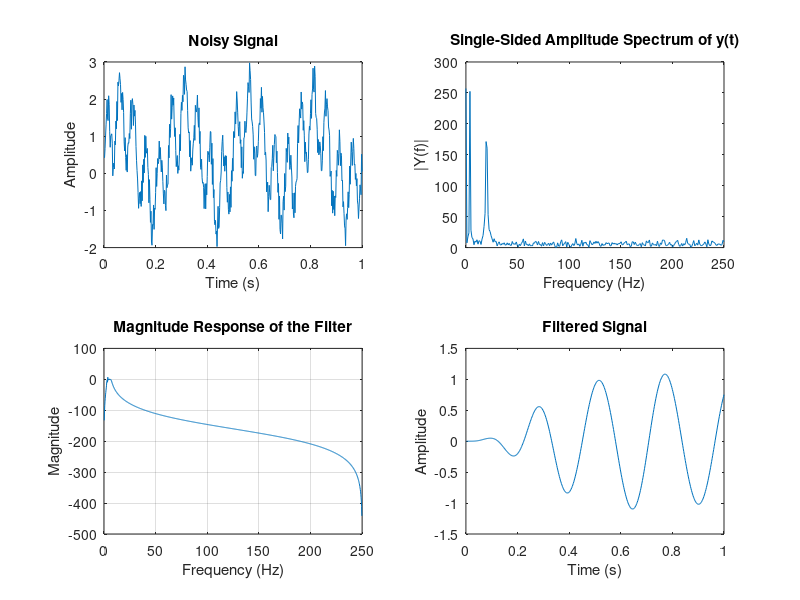

Here is the MATLAB script that generated this plot:
% This file removes noise from the signal using filter
% 
% Created By: JCBRO Labs
% Date: 28/02/2018
% website: www.jcbrolabs.org
% mail: jcbrolabs@gmail.com
close all; clear all;
% 
%% simulate noisy signal
Fs = 500;
f = 20;
n = [1/Fs:1/Fs:1];
x = sin(2*pi*f*n) + sin(2*pi*f*n/5);
% add noise to the signal
y = x + rand(1,length(x));
% plot the noisy signal
subplot(2,2,1); plot(n,y);
title('Noisy Signal');
xlabel('Time (s)');
ylabel('Amplitude');

%% Spectral analysis of the signal
L = length(y);
NFFT = 2^nextpow2(L);
y_fft = abs(fft(y,NFFT));
% creating frequency axis
freq = Fs/2*linspace(0,1,NFFT/2+1);
% Plot single-sided amplitude spectrum.
subplot(2,2,2);
plot(freq,y_fft(1:NFFT/2+1)); 
title('Single-Sided Amplitude Spectrum of y(t)');
xlabel('Frequency (Hz)');
ylabel('|Y(f)|');

%% Design Filter and apply on the sequence
o = 5;
wn = [3 7]*2/Fs;
[b,a] = butter(o,wn,'bandpass');
% see frequency response of the filter
[h,w] = freqz(b,a,1024,Fs);
subplot(2,2,3);
plot(w,20*log10(abs(h)));
title('Magnitude Response of the Filter');
xlabel('Frequency (Hz)');
ylabel('Magnitude');grid on;

% Filter the signal
y_filt = filter(b,a,y);
subplot(2,2,4);
plot(n,y_filt);
title('Filtered Signal');
xlabel('Time (s)');
ylabel('Amplitude');